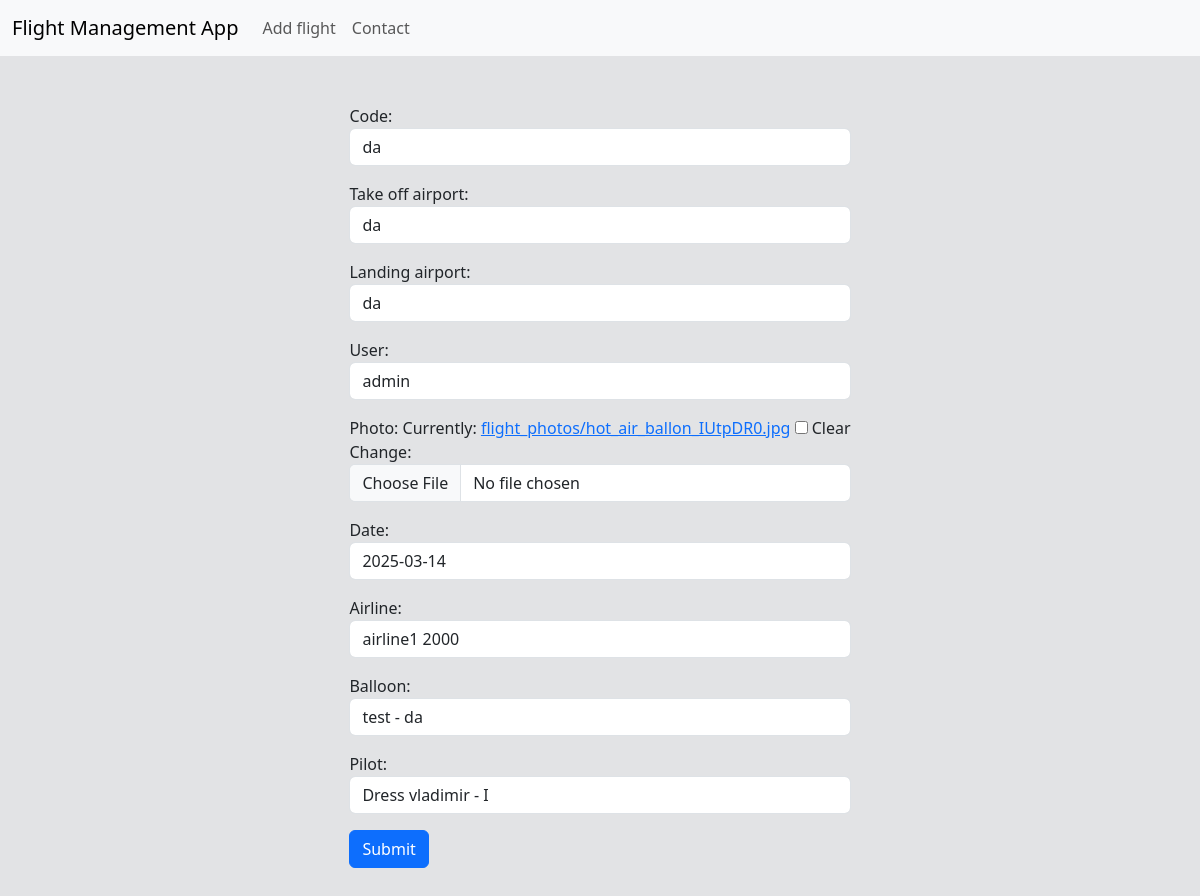
Before: /edit-flight/1 with the older database file.
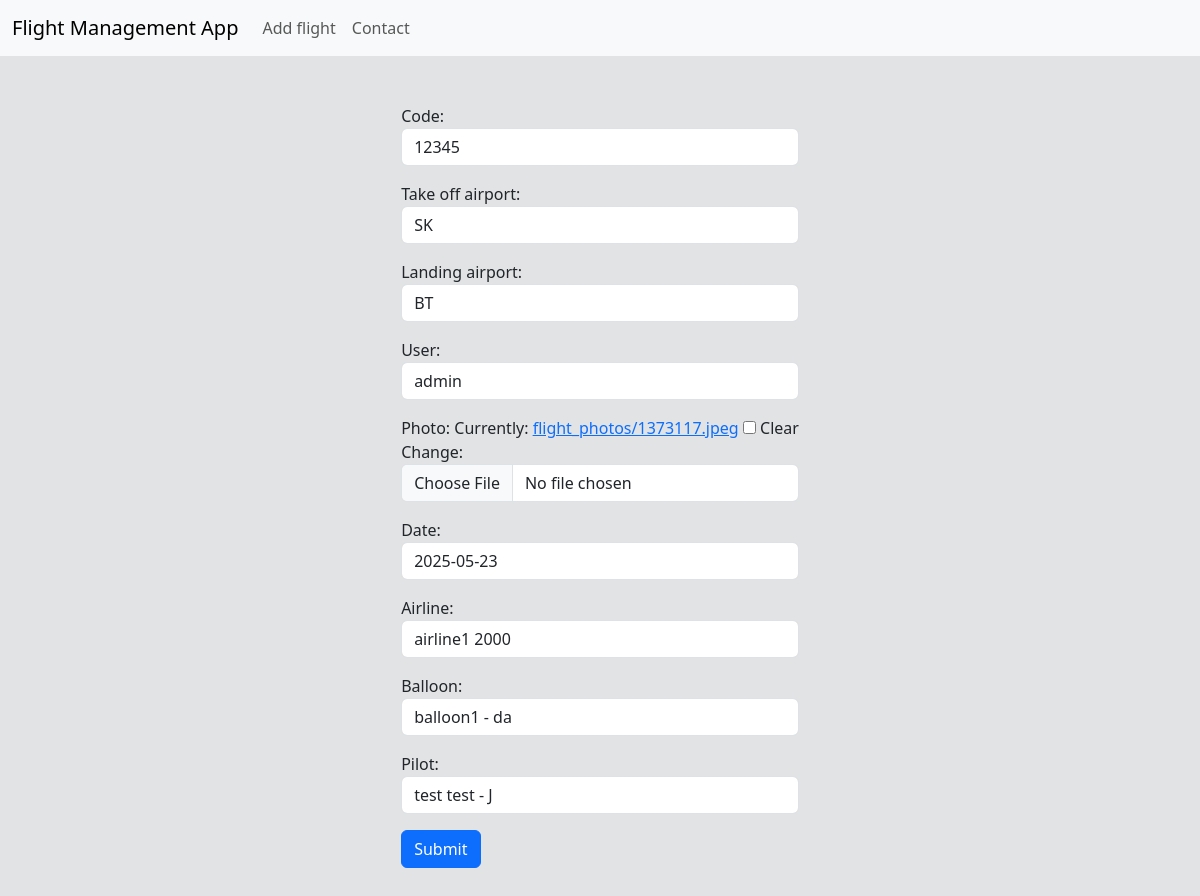
After: the same page with the newer database file.
### ex/models.py (models this page shows, shortened)
class Flight(models.Model):
    code = models.CharField(max_length=100, unique=True)
    take_off_airport = models.CharField(max_length=100, null=True, blank=True)
    landing_airport = models.CharField(max_length=100, null=True, blank=True)
    user = models.ForeignKey(User, on_delete=models.CASCADE, null=True, blank=True)
    photo = models.ImageField(upload_to="flight_photos/", null=True, blank=True)
    date = models.DateField(null=True, blank=True)
    airline = models.ForeignKey(Airline, on_delete=models.CASCADE)
    balloon = models.ForeignKey(Balloon, on_delete=models.CASCADE)
    pilot = models.ForeignKey(Pilot, on_delete=models.CASCADE)

### ex/views.py (the view)
# urls.py: path('edit-flight/<flight_id>', FlightAppViews.edit_flight, name='edit-flight'),
def edit_flight(request, flight_id):
    flight = get_object_or_404(Flight, pk=flight_id)
    if request.method == 'POST':
        form = FlightForm(request.POST, request.FILES, instance=flight)
        if form.is_valid():
            form.save()
        return redirect('index')
    form = FlightForm(instance=flight)
    return render(request, 'edit_flight.html', context={'form': form, 'flight_id': flight_id})

### ex/forms.py
class FlightForm(forms.ModelForm):
    def __init__(self, *args, **kwargs):
        super(FlightForm, self).__init__(*args, **kwargs)
        for field_name, field in self.fields.items():
            if not isinstance(field.widget, forms.CheckboxInput):
                field.widget.attrs['class'] = 'form-control'
    class Meta:
        model = Flight
        fields = '__all__'

### ex/models.py (called while the page is built)
    def __str__(self):
        return f"{self.name} {self.surname} - {self.rank}"

    def __str__(self):
        return f"{self.name} - {self.manufacturer}"

    def __str__(self):
        return f"{self.name} {self.year_founded}"

### ex/templates/edit_flight.html (shortened to what this page needs)
{% load static %}
<!DOCTYPE html>
<html lang="en">
<head>
    <link rel="stylesheet" href="{% static 'bootstrap/css/bootstrap.css' %}"/>
</head>
<body>
<nav class="navbar navbar-expand-lg bg-body-tertiary">
  <div class="container-fluid">
    <a class="navbar-brand" href="/index">Flight Management App</a>
    <div class="collapse navbar-collapse" id="navbarNav">
      <ul class="navbar-nav">
        <li class="nav-item">
          <a class="nav-link" aria-current="page" href="/add-flight">Add flight</a>
        </li>
          <li class="nav-item">
          <a class="nav-link" aria-current="page" href="/contact">Contact</a>
        </li>
      </ul>
    </div>
  </div>
</nav>
<div class="py-5 d-flex justify-content-center bg-secondary-subtle">
    <form method="post" action="{% url 'edit-flight' flight_id %}" enctype="multipart/form-data">
        {{ form.as_p }}
        <button class="btn btn-primary" type="submit">Submit</button>
    </form>
</div>
</body>
</html>

Changed rows visible on the page:
changed Flight "admin": code "da" → "12345"; take_off_airport "da" → "SK"; landing_airport "da" → "BT"; date "2025-03-14" → "2025-05-23"; balloon "test - da" → "balloon1 - da"; pilot "Dress vladimir - I" → "test test - J"
Other visible differences:
text no longer shown: "Code: Take off airport: Landing airport: User: Photo: Currently: flight_photos/hot_air_ballon_IUtpDR0.jpg Clear Change: Date: Airline: Balloon: Pilot:"
text now shown: "Code: Take off airport: Landing airport: User: Photo: Currently: flight_photos/1373117.jpeg Clear Change: Date: Airline: Balloon: Pilot:"
